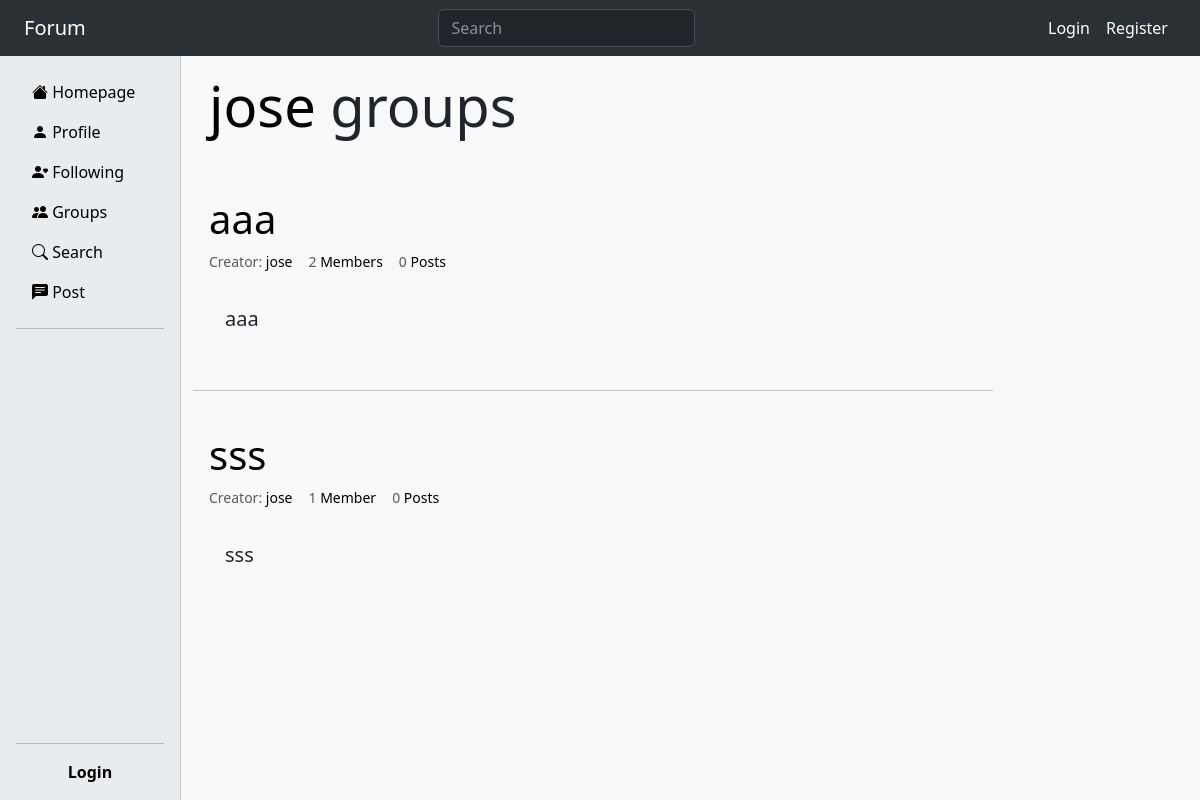
The page /user/membergroups/1/ on the database its author committed.
### group/models.py (models this page shows)
class Group(models.Model):
    name = models.CharField(max_length=120)
    description = models.CharField(max_length=1000)
    creator = models.ForeignKey(
        User,
        on_delete=models.CASCADE,
        related_name="created_groups"
    )
    admins = models.ManyToManyField(User, related_name="admin_groups")
    members = models.ManyToManyField(User, related_name="member_groups")
    blockeds = models.ManyToManyField(User, related_name="been_blocked_groups")
    class Meta:
        ordering = ['-id']

### user/views.py (the view)
# urls.py: path('membergroups/<int:user_id>/', views.MemberGroups.as_view(), name="membergroups"),
class MemberGroups(TemplateView):
    def get(self, request, user_id):
        try:
            user = User.objects.get(id=user_id)
        except User.DoesNotExist:
            return redirect(reverse("homepage:index"))
        context = {
            "user": user,
            "groups": user.member_groups.all(),
        }
        return render(request, "user/membergroups.html", context)

### user/templates/user/membergroups.html (shortened to what this page needs)
{% extends 'base.html' %}
{% block content %}
    <h1 class="display-4 p-3 mb-4">
        <a href="" class="text-decoration-none link-body-emphasis">
            {{user.username}}
        </a>
        groups
    </h1>
    {% include 'groups.html' %}
{% endblock content %}

### templates/base.html (shortened to what this page needs)
{% load static %}
<!DOCTYPE html>
<html lang="en">
<head>
    <link href="https://cdn.jsdelivr.net/npm/bootstrap@5.3.0-alpha3/dist/css/bootstrap.min.css" rel="stylesheet">
    <link rel="stylesheet" href="https://cdn.jsdelivr.net/npm/bootstrap-icons@1.10.5/font/bootstrap-icons.css">
    <link rel="stylesheet" href="{% static 'style.css' %}">
</head>
<body class="d-flex flex-column vh-100">
    {% include 'navbar.html' %}
    <div class="d-flex flex-grow-1 overflow-hidden">
        <div class="d-flex">
            {% include 'sidebar.html' %}
        </div>
        <main class="container-fluid overflow-scroll bg-body-tertiary">
            <div class="mainDiv">
                {% block content %}{% endblock content %}
            </div>
        </main>
    </div>
</body>
</html>

### templates/navbar.html (shortened to what this page needs)
<nav class="navbar bg-body-tertiary" data-bs-theme="dark">
    <div class="container-fluid px-4">
        <a class="navbar-brand" href="{% url 'homepage:index' %}">Forum</a>
        <form action="{% url 'homepage:search' %}" method="post" class="d-flex" role="search">
            <input class="form-control me-2" type="search" placeholder="Search" aria-label="Search" name="query">
        </form>
        <div class="d-flex justify-content-between text-white">
            {% if request.user.is_authenticated %}
                <a href="{% url 'user:profile' request.user %}" class="nav-link px-2">Profile</a>
            {% else %}
                <a href="{% url 'user:login' %}" class="nav-link px-2">Login</a>
                <a href="{% url 'user:register' %}" class="nav-link px-2">Register</a>
            {% endif %}
        </div>
    </div>
</nav>

### templates/sidebar.html (shortened to what this page needs)
<div class="d-flex flex-column flex-shrink-0 p-3 bg-body-secondary" style="width: 180px;">
  <ul class="nav nav-pills flex-column mb-auto">
    <li class="nav-item">
      <a href="{% url 'homepage:index' %}" class="nav-link link-body-emphasis">
          <i class="bi bi-house-fill"></i>
          Homepage
      </a>
    </li>
    {% if user.is_authenticated %}
      <li>
          <a href="{% url 'user:profile' request.user %}" class="nav-link link-body-emphasis">
              <i class="bi bi-person-fill"></i>
              Profile
          </a>
      </li>
    {% endif %}
    <li>
      <a href="{% url 'homepage:following' %}" class="nav-link link-body-emphasis">
          <i class="bi bi-person-heart"></i>
          Following
      </a>
    </li>
    <li>
      <a href="{% url 'group:groupindex' %}" class="nav-link link-body-emphasis">
          <i class="bi bi-people-fill"></i>
          Groups
      </a>
    </li>
    <li>
      <a href="{% url 'homepage:search' %}" class="nav-link link-body-emphasis">
          <i class="bi bi-search"></i>
          Search
      </a>
    </li>
    <li>
      <a href="{% url 'homepage:post' %}" class="nav-link link-body-emphasis">
          <i class="bi bi-chat-left-text-fill"></i>
          Post
      </a>
    </li>
    <hr>
  </ul>
  <hr>
  {% if request.user.is_authenticated %}
    <div class="dropdown">
      <a href="#" class="d-flex align-items-center link-body-emphasis text-decoration-none dropdown-toggle" data-bs-toggle="dropdown" aria-expanded="false">
        <svg xmlns="http://www.w3.org/2000/svg" width="32" height="32" fill="currentColor" class="bi bi-person-circle" viewBox="0 0 16 16">
          <path d="M11 6a3 3 0 1 1-6 0 3 3 0 0 1 6 0z"/>
          <path fill-rule="evenodd" d="M0 8a8 8 0 1 1 16 0A8 8 0 0 1 0 8zm8-7a7 7 0 0 0-5.468 11.37C3.242 11.226 4.805 10 8 10s4.757 1.225 5.468 2.37A7 7 0 0 0 8 1z"/>
        </svg>
        <strong class="ms-1">{{user}}</strong>
      </a>
      <ul class="dropdown-menu text-small shadow">
        <li>
          <a class="dropdown-item" href="{% url 'user:settings' %}">
            Settings
          </a>
        </li>
        <li>
          <a class="dropdown-item" href="{% url 'user:profile'  request.user %}">
            Profile
          </a>
        </li>
        <li>
          <hr class="dropdown-divider">
        </li>
        <li>
          <a class="dropdown-item" href="{% url 'user:logout' %}">
            Sign out
          </a>
        </li>
      </ul>
    </div>
  {% else %}
    <div class="d-flex justify-content-center">
      <a href="{% url 'user:login' %}" class="text-decoration-none link-body-emphasis fw-bold">
        Login
      </a>
    </div>
  {% endif %}
</div>

### templates/groups.html (shortened to what this page needs)
{% for group in groups %}
    {% include 'singlegroup.html' %}
    {% if forloop.counter != groups.count %}
        <hr class="my-4">
    {% endif %}
{% endfor %}

### templates/singlegroup.html
<div class="p-3">
    <a href="{% url 'group:grouppage' group.id %}" class="text-decoration-none link-body-emphasis">
        <h1>{{group.name}}</h1>
    </a>
    <div class="d-flex text-body-secondary small">
        <p>
            Creator:
            <a href="{% url 'user:profile' group.creator %}" class="text-decoration-none link-body-emphasis">
                {{group.creator}}
            </a>
        </p>
        <p class="mx-3">
            {{group.members.count}}
            <a href="{% url 'group:groupmembers' group.id %}" class="text-decoration-none link-body-emphasis">
                {% if group.members.count == 1 %}
                    Member
                {% else %}
                    Members
                {% endif %}
            </a>
        </p>
        <p>
            {{group.posts.count}}
            <a href="{% url 'group:grouppage' group.id %}" class="text-decoration-none link-body-emphasis">
                {% if group.posts.count == 1 %}
                    Post
                {% else %}
                    Posts
                {% endif %}
            </a>
        </p>
    </div>
    <p class="lead p-3 m-0">{{group.description}}</p>
</div>

### static/style.css (style rules this page uses)
.text-decoration-none { text-decoration: none; }
.mainDiv { max-width: 800px; }

### rows shown on the page
Group: name "aaa", creator "jose", members.count "2", shows "Members", posts.count "0", shows "Posts", description "aaa"
Group: name "sss", creator "jose", members.count "1", shows "Member", posts.count "0", shows "Posts", description "sss"

### other values the page prints
{{ user.username }} "jose"
